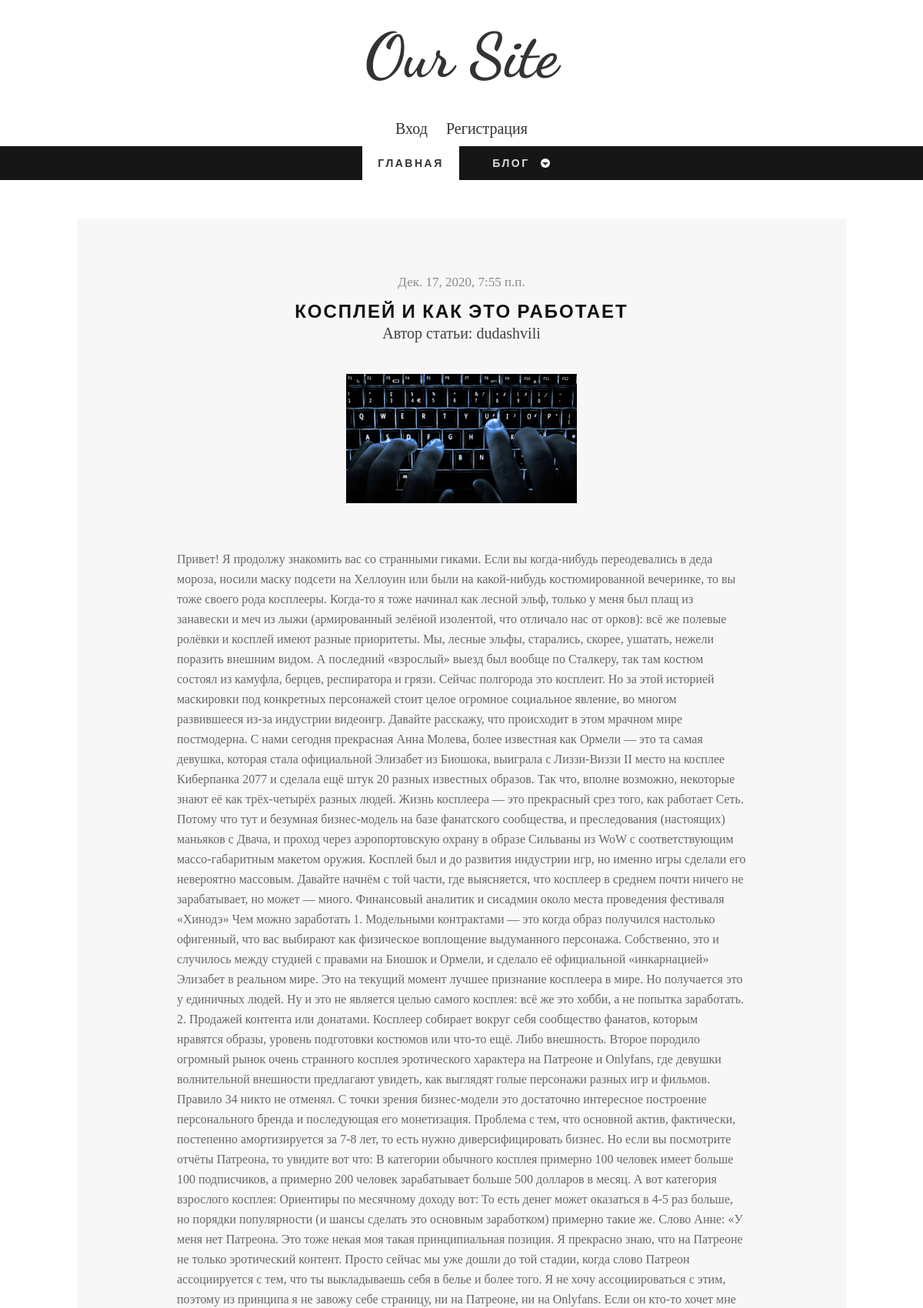
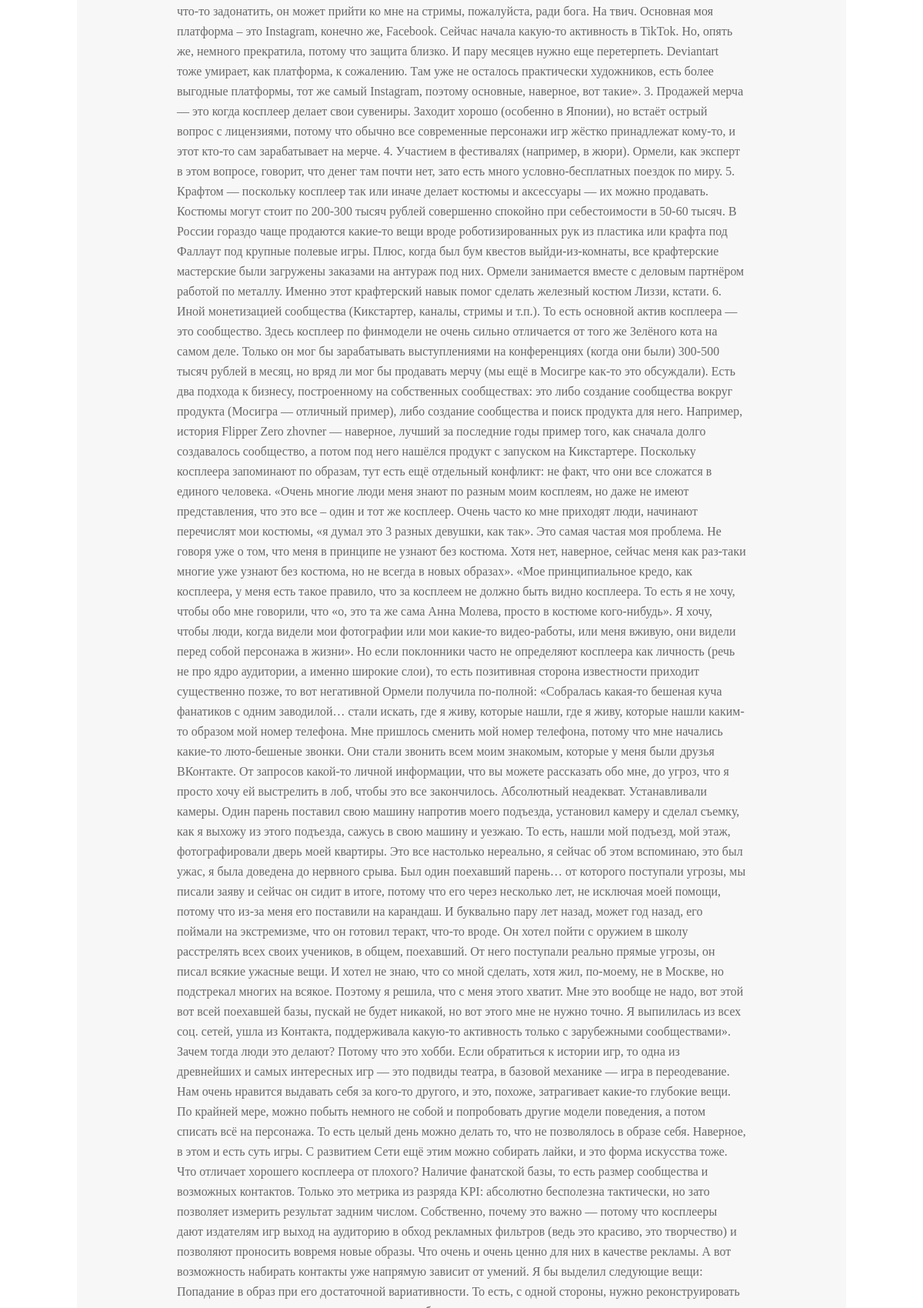
The app's page /blog/5 (upper part) with its own data (2 pictures, top to bottom).
### blog/models.py (models this page shows)
class Post(models.Model):
    title = models.CharField("Название" , max_length=100)
    text = models.TextField("Текст")
    date = models.DateTimeField("Дата публикации" , default=timezone.now)
    author = models.ForeignKey(User, verbose_name="Автор" , on_delete=models.CASCADE)
    image = models.ImageField("Изображение", default='', upload_to='posts/')
    class Meta():
        verbose_name = "Пост"
        verbose_name_plural = "Посты"

### blog/views.py (the view)
# urls.py: path('blog/<int:pk>', views.BlogDetailView.as_view(), name= 'single-page')
class BlogDetailView(DetailView):
    model = Post
    template_name = 'blog/single.html'
    context_object_name = 'post'
    def get_context_data(self, **kwargs):
        ctx = super(BlogDetailView, self).get_context_data(**kwargs)
        ctx['title'] = f'Запись - {Post.title}'
        return ctx

### blog/templates/blog/single.html (shortened to what this page needs)
{% extends 'blog/main.html' %}
	{% block content %}
			<div class="wrap-container">
				<div id="main-content">
					<div class="wrap-content">
						<div class="row">
							<article class="single-post zerogrid">
								<div class="row wrap-post">
									<div class="entry-header">
										<span class="time">{{ post.date }}</span>
										<h2 class="entry-title"><a href="#">{{ post.title }}</a></h2>
										<span style="font-size: 20px;">Автор статьи:  {{ post.author }}</span>
									</div>
									<div class="post-thumbnail-wrap">
										<img src="{{ post.image.url }}">
									</div>
									<div class="entry-content">
										<div class="excerpt">
											<P>
											</P>
										</div>
								</div>
							</article>
						</div>
					</div>
				</div>
			</div>
	{% endblock %}

### blog/static/blog/css/zerogrid.css (style rules this page uses)
.zerogrid { width: 1000px; position: relative; margin: 0 auto; padding: 0px; }
.zerogrid:after { content: "\0020"; display: block; height: 0; clear: both; visibility: hidden; }
.zerogrid .row:before,.row:after { content: '\0020'; display: block; overflow: hidden; visibility: hidden; width: 0; height: 0; }
.zerogrid .row:after { clear: both; }
.zerogrid .row { zoom: 1; }

### blog/static/blog/css/style.css (style rules this page uses)
a,abbr,acronym,address,applet,article,aside,audio,b,blockquote,big,body,center,canvas,caption,cite,code,command,datalist,dd,del,details,dfn,dl,div,dt,em,embed,fieldset,figcaption,figure,font,footer,form,h1,h2,h3,h4,h5,h6,header,hgroup,html,i,iframe,img,ins,kbd,keygen,label,legend,li,meter,nav,object,ol,output,p,pre,progress,q,s,samp,section,small,span,source,strike,strong,sub,sup,table,tbody,tfoot,thead,th,tr,tdvideo,tt,u,ul,var { background:transparent;border:0 none;font-size:100%;margin:0;padding:0;border:0;outline:0;vertical-align:top; }
img { vertical-align:top; }
article, aside, audio, canvas, command, datalist, details, embed, figcaption, figure, footer, header, hgroup, keygen, meter, nav, output, progress, section, source, video { display:block; }
* { -webkit-box-sizing: border-box; -moz-box-sizing: border-box; box-sizing: border-box; }
html { -webkit-text-size-adjust: none; }
img { max-width:100%; height: auto;width: auto\9; }
a { color: #333;text-decoration: none; }
h1, h2 { font-size: 25px;line-height: 30px; }
h1, h2, h3, h4, h5, h6 { clear: both;hyphens: auto; color: #000;line-height: 1.2;font-family: 'Montserrat', sans-serif;letter-spacing: 1px; }
p { margin: 10px 0; }
.post:after, .post:before, article:after, article:before, section:after, section:before { clear: both; content: '\0020'; display: block; visibility: hidden; width: 0; height: 0; }
html, body { width:100%; padding:0; margin:0; }
body { font: 16px/26px Arial, Helvetica, sans-serif;font-family: 'Crimson Text', serif;background: #fff; }
#main-content .wrap-content { padding: 50px 0; }
.single-post .wrap-post, .comments-are { background: #f7f7f7;padding:30px; position: relative; }
.single-post .wrap-post { margin-bottom: 50px; }
article { background: #ffffff; color: #3F3F3F; margin-bottom: 40px;padding-bottom: 10px; }
article:after, article:before { clear: both; content: '\0020'; display: block; visibility: hidden; width: 0; height: 0; }
article .post-thumbnail-wrap { text-align: center;width: 100%;margin-bottom: 10px; }
article .entry-header { text-align: center; }
article.single-post .entry-header { padding: 40px 0; }
article.single-post .entry-header h2.entry-title { font-family: 'Cabin', Helvetica, sans-serif;font-size: 24px;font-weight: bold;line-height: 30px;color: #111;letter-spacing: 2px;margin: 0;text-transform: uppercase; }
article.single-post .entry-header h2.entry-title a { color: #111;margin: 0; }
article .entry-header .time { font-family: "Merriweather",Georgia,serif;color: #888;font-size: 17px;padding-bottom: 10px;display: block; }
article .entry-content { padding: 40px 100px; text-align: left; }
article .entry-content p { font-size: 16px;color: #686868; }

### records on screen
Post: date "Дек. 17, 2020, 7:55 п.п.", title "КОСПЛЕЙ И КАК ЭТО РАБОТАЕТ", author "dudashvili", image (picture)
